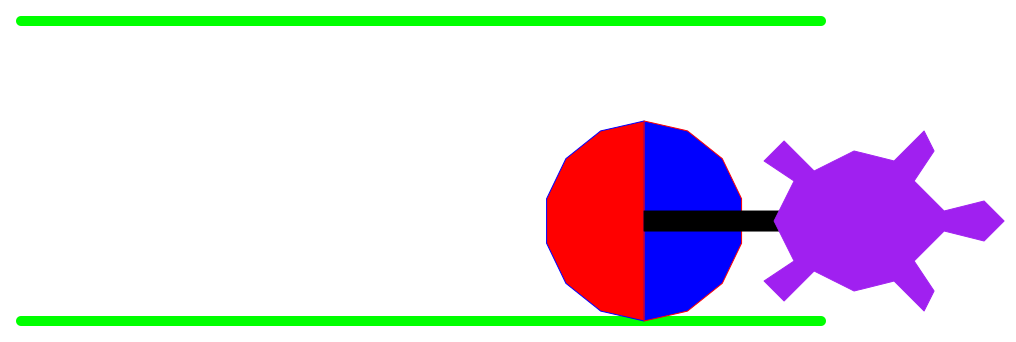

Source code (Python):
from turtle import *
from math import *
from canvasvg import *
mode("logo")
#register_shape("cat.gif")
#shape("cat.gif")
shape("circle")


def myshape(code):
    home()
    begin_poly()
    exec(code)
    end_poly()
    return get_poly()

def line(x,y):
    pu()
    goto(x)
    pd()
    color("green")
    pensize(10)
    goto(y)
    pu()
    home()

s=Shape("compound")
s.addcomponent(myshape("fd(10);lt(90);circle(10,180)"),"red","blue")
s.addcomponent(myshape("fd(10);lt(90);circle(10,-180)"),"blue","red")
register_shape("moon",s)
clearscreen()
shape("moon")
shapesize(10)

speed(10)
line((-200,200),(600,200))
line((-200,-100),(600,-100))

for i in range(5):
   goto(i*100,i%2*100)
speed(0)
n=120
handle=Turtle(shape='square')
handle.shapesize(10,1)
handle.pu()
puller=Turtle(shape='turtle')
puller.shapesize(10,10)
puller.pu()
puller.rt(90)
puller.color('purple','purple')
for i in range(n):
   rt(360/n)
   setx(-200+i*radians(360/n)*10*10)
   handle.setx(-100+i*radians(360/n)*10*10)
   puller.setx(i*radians(360/n)*10*10)
saveall("rotating_wheel.svg",Screen()._canvas)   
#done()
